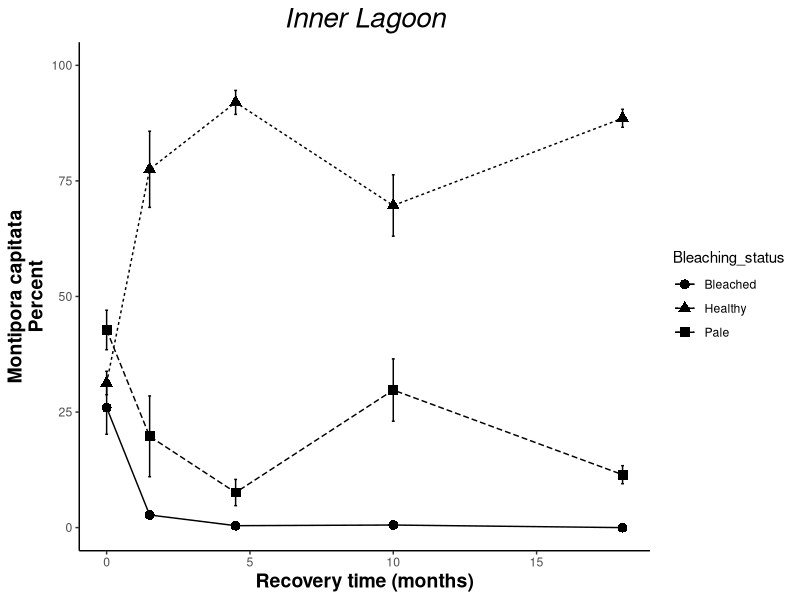
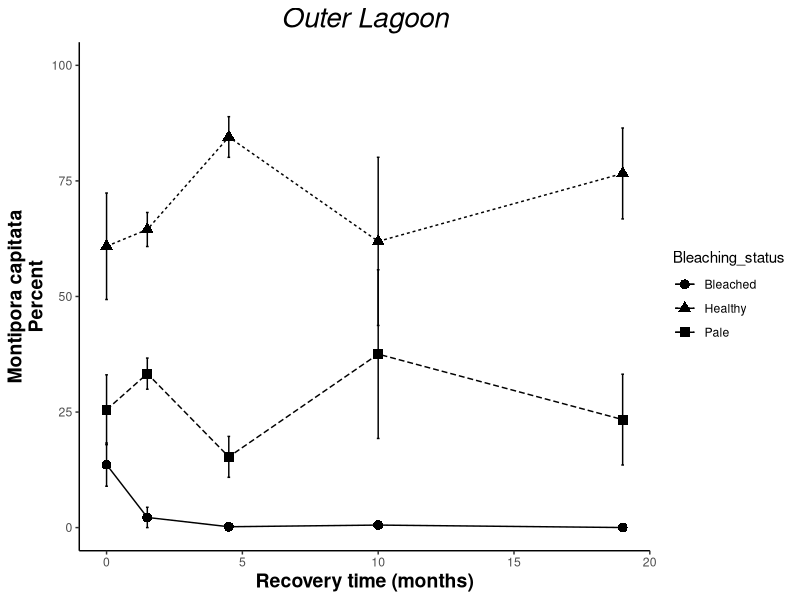
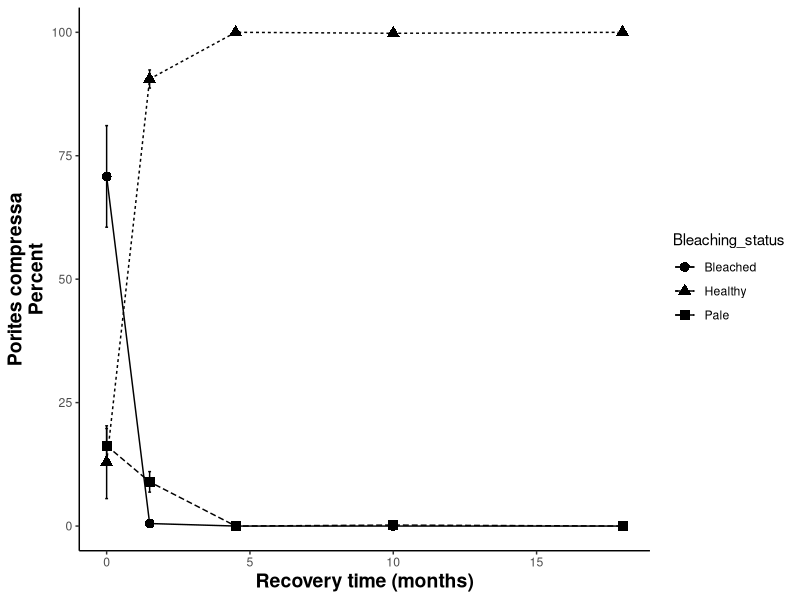
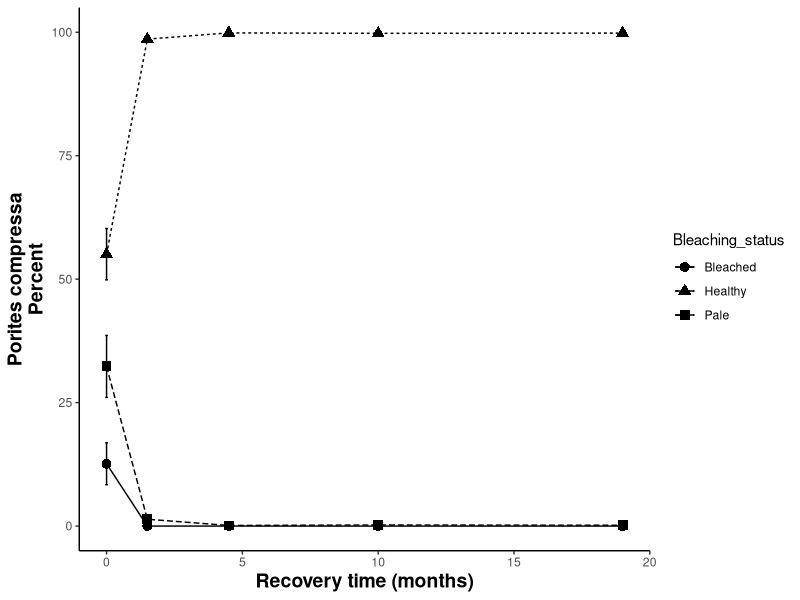
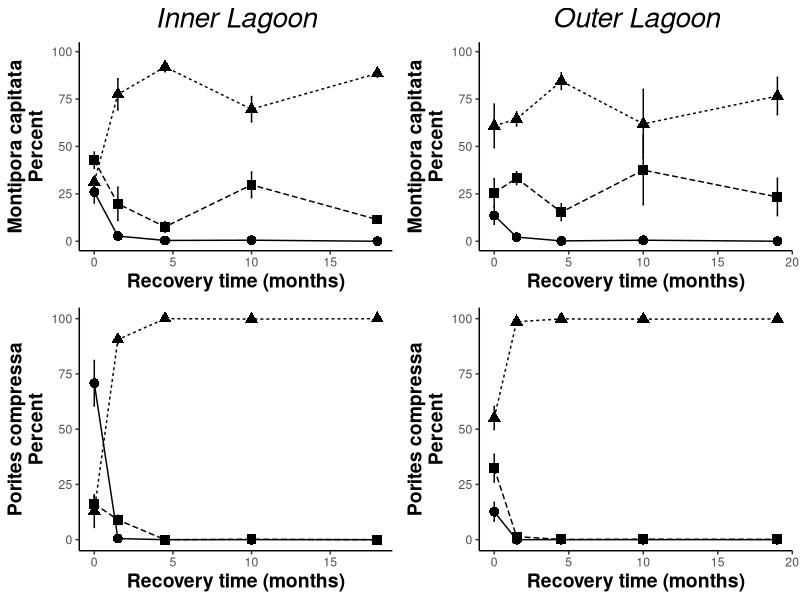
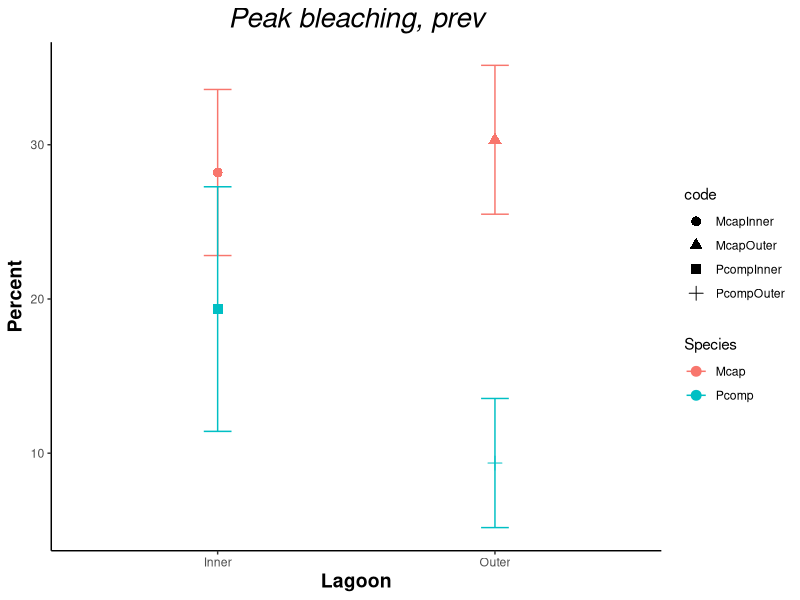

The R source for these figures, in order: (Note: this script raises an error after producing the figures.)
## ---- chunk 1
knitr::opts_chunk$set(echo = TRUE)
## ---- chunk 2
#rm(list=ls(all=TRUE)) 

library("reshape2") #reshape data
library("ggplot2") #plotting
library("reshape") #reshape data
library("plyr")  #splitting, applying, and combining data
library("dplyr")  #splitting, applying, and combining data
library("plotrix") #plotting
library("gridExtra") #arrange plots for output
library("car") #levenes test
library("lsmeans")
library(glmmTMB)
library(lme4)
library(lmerTest)
library(tidyverse)
## ---- chunk 3
#Setup workspace:
rData1<- read.csv("transect_data_20191022.csv", header=T) # load in transect data

# set levels of factor for Bleaching_status
levels(rData1$Bleaching_score)
rData1$BNB<-as.factor(rData1$BNB)
rData1$MonthFactor<-rData1$Month

#combine month 18 and 19 for end of experiment time point comparisons (<3 weeks apart)
rData1$MonthFactor[rData1$MonthFactor=="18"] <-"1819"
rData1$MonthFactor[rData1$MonthFactor=="19"] <-"1819"

rData1$MonthFactor <- factor(rData1$MonthFactor, levels=c("0", "1.5", "4.5","10","1819")) #specify order

## ---- chunk 4
# Calc. mean, sd,se  
repcol<-c("Species", "Reef", "Month","MonthFactor", "Bleaching_status","Percent")
  rDataPlot<-rData1[repcol]

# calc average  bleaching rate/month in %  per grouping
transectPlotmean <- ddply(rDataPlot, c("Species", "Reef", "Month","MonthFactor", "Bleaching_status"), summarise, 
                   N    = length(Percent[!is.na(Percent)]), #calculate the length of the data frame, excluding NA’s *this part is important*
                   mean = mean(Percent, na.rm=TRUE), #calculate mean of response variable, removing NA's
                   sd   = sd(Percent, na.rm=TRUE), #calculate standard deviation
                   se   = sd / sqrt(N), #calculate standard error
                   max = max(Percent, na.rm=TRUE) #calculate max, could also calculate min () if desired
)
#transectPlotmean #display table

transectPlotmean$code<-paste0(transectPlotmean$Species, transectPlotmean$Reef, transectPlotmean$Bleaching_status) #code for plotting
## ---- chunk 5
McapInner1<-subset(transectPlotmean, Species=="Mcap")
McapInner<-subset(McapInner1, Reef=="Inner")

 col_McapInner <- McapInner %>%   # do this to get height for your labels in the bars
  group_by(Month) %>%
 arrange(Month, desc(Bleaching_status)) %>%
 mutate(lab_ypos = cumsum(mean) - 0.5 * mean) 
col_McapInner

# set to 2 decimal places
col_McapInner[,'mean']=round(col_McapInner[,'mean'],2)

col_McapInner_plot<-ggplot(data=col_McapInner, aes(x=Month, y=mean, group = code, color=Bleaching_status)) + 
  geom_errorbar(aes(ymin=mean-se, ymax=mean+se),
                width=0.1)+
  geom_point(aes(shape=Bleaching_status), size=3)+
  geom_line(aes(color=Bleaching_status, linetype=Bleaching_status))+
  #scale_linetype_manual(values=c("solid", "dotted"))+
  scale_color_manual(values=c("black", "black","black"))+
  ylab("Montipora capitata\nPercent") +
    xlab("Recovery time (months)") + #Label the X Axis
    ylim(0, 100) + #set Y limits
  theme_bw() + #Set the background color
  theme(axis.line = element_line(color = 'black'), #Set the axes color
        axis.title=element_text(size=14,face="bold"), #Set axis format
        panel.border = element_blank(), #Set the border
        panel.grid.major = element_blank(), #Set the major gridlines
        panel.grid.minor = element_blank(), #Set the minor gridlines
        plot.background =element_blank(), #Set the plot background
        legend.key = element_blank()) + #Set plot legend key
  ggtitle("Inner Lagoon")+
          theme(plot.title = element_text(size=20,face = "italic",hjust = 0.5));col_McapInner_plot
McapInner<-col_McapInner_plot+ theme(legend.position = "none") #remove legend
## ---- chunk 6
McapOuter<-subset(McapInner1, Reef=="Outer")

 col_McapOuter <- McapOuter %>%   # do this to get height for your labels in the bars
  group_by(Month) %>%
 arrange(Month, desc(Bleaching_status)) %>%
 mutate(lab_ypos = cumsum(mean) - 0.5 * mean) 
col_McapOuter

# set to 2 decimal places
col_McapOuter[,'mean']=round(col_McapOuter[,'mean'],2)

col_McapOuter_plot<-ggplot(data=col_McapOuter, aes(x=Month, y=mean, group = code, color=Bleaching_status)) + 
  geom_errorbar(aes(ymin=mean-se, ymax=mean+se),
                width=0.1)+
  geom_point(aes(shape=Bleaching_status), size=3)+
  geom_line(aes(color=Bleaching_status, linetype=Bleaching_status))+
  #scale_linetype_manual(values=c("solid", "dotted"))+
  scale_color_manual(values=c("black", "black","black"))+
  ylab("Montipora capitata\nPercent") +
    xlab("Recovery time (months)") + #Label the X Axis
    ylim(0, 100) + #set Y limits
  theme_bw() + #Set the background color
  theme(axis.line = element_line(color = 'black'), #Set the axes color
        axis.title=element_text(size=14,face="bold"), #Set axis format
        panel.border = element_blank(), #Set the border
        panel.grid.major = element_blank(), #Set the major gridlines
        panel.grid.minor = element_blank(), #Set the minor gridlines
        plot.background =element_blank(), #Set the plot background
        legend.key = element_blank()) + #Set plot legend key
  ggtitle("Outer Lagoon")+
          theme(plot.title = element_text(size=20,face = "italic",hjust = 0.5));col_McapOuter_plot
McapOuter<-col_McapOuter_plot+ theme(legend.position = "none") #remove legend

## ---- chunk 7
PcompInner1<-subset(transectPlotmean, Species=="Pcomp")
PcompInner<-subset(PcompInner1, Reef=="Inner")

 col_PcompInner <- PcompInner %>%   # do this to get height for your labels in the bars
  group_by(Month) %>%
 arrange(Month, desc(Bleaching_status)) %>%
 mutate(lab_ypos = cumsum(mean) - 0.5 * mean) 
col_PcompInner

# set to 2 decimal places
col_PcompInner[,'mean']=round(col_PcompInner[,'mean'],2)

col_PcompInner_plot<-ggplot(data=col_PcompInner, aes(x=Month, y=mean, group = code, color=Bleaching_status)) + 
  geom_errorbar(aes(ymin=mean-se, ymax=mean+se),
                width=0.1)+
  geom_point(aes(shape=Bleaching_status), size=3)+
  geom_line(aes(color=Bleaching_status, linetype=Bleaching_status))+
  #scale_linetype_manual(values=c("solid", "dotted"))+
  scale_color_manual(values=c("black", "black","black"))+
  ylab("Porites compressa\nPercent") +
    xlab("Recovery time (months)") + #Label the X Axis
    ylim(0,100) + #set Y limits
  theme_bw() + #Set the background color
  theme(axis.line = element_line(color = 'black'), #Set the axes color
        axis.title=element_text(size=14,face="bold"), #Set axis format
        panel.border = element_blank(), #Set the border
        panel.grid.major = element_blank(), #Set the major gridlines
        panel.grid.minor = element_blank(), #Set the minor gridlines
        plot.background =element_blank(), #Set the plot background
        legend.key = element_blank()) + #Set plot legend key
  #ggtitle("Inner Lagoon")+
          theme(plot.title = element_text(size=20,face = "italic"));col_PcompInner_plot
PcompInner<-col_PcompInner_plot+ theme(legend.position = "none") #remove legend

## ---- chunk 8
PcompOuter<-subset(PcompInner1, Reef=="Outer")

 col_PcompOuter <- PcompOuter %>%   # do this to get height for your labels in the bars
  group_by(Month) %>%
 arrange(Month, desc(Bleaching_status)) %>%
 mutate(lab_ypos = cumsum(mean) - 0.5 * mean) 
col_PcompOuter

# set to 2 decimal places
col_PcompOuter[,'mean']=round(col_PcompOuter[,'mean'],2)

col_PcompOuter_plot<-ggplot(data=col_PcompOuter, aes(x=Month, y=mean, group = code, color=Bleaching_status)) + 
  geom_errorbar(aes(ymin=mean-se, ymax=mean+se),
                width=0.1)+
  geom_point(aes(shape=Bleaching_status), size=3)+
  geom_line(aes(color=Bleaching_status, linetype=Bleaching_status))+
  #scale_linetype_manual(values=c("solid", "dotted"))+
  scale_color_manual(values=c("black", "black","black"))+
  ylab("Porites compressa\nPercent") +
    xlab("Recovery time (months)") + #Label the X Axis
    ylim(0,100) + #set Y limits
  theme_bw() + #Set the background color
  theme(axis.line = element_line(color = 'black'), #Set the axes color
        axis.title=element_text(size=14,face="bold"), #Set axis format
        panel.border = element_blank(), #Set the border
        panel.grid.major = element_blank(), #Set the major gridlines
        panel.grid.minor = element_blank(), #Set the minor gridlines
        plot.background =element_blank(), #Set the plot background
        legend.key = element_blank()) + #Set plot legend key
  #ggtitle("Outer Lagoon")+
          theme(plot.title = element_text(size=20,face = "italic",hjust = 0.5));col_PcompOuter_plot
PcompOuter<-col_PcompOuter_plot+ theme(legend.position = "none") #remove legend

## ---- chunk 9
grid.arrange(McapInner, McapOuter, PcompInner,PcompOuter, nrow = 2)
## ---- chunk 10
rData2<-rData1[!(rData1$Bleaching_status=="Healthy"),]    # Remove Healthy 
rData2$code<-paste0(rData2$Species, rData2$Month, rData2$MonthFactor, rData2$Depth, rData2$Reef, rData2$Rep)#create a code for groups by Species, Month, Depth, Reef, Rep 
rData3<-rData2 %>% group_by(code) %>%summarise(sum=sum(Percent))# Group Data: combine P and B %s

# Match this back with data cols you want
rData3$Species<-rData2$Species[match(rData3$code, rData2$code)]
rData3$Month<-rData2$Month[match(rData3$code, rData2$code)]
rData3$Depth<-rData2$Depth[match(rData3$code, rData2$code)]
rData3$Reef<-rData2$Reef[match(rData3$code, rData2$code)]
rData3$Rep<-rData2$Rep[match(rData3$code, rData2$code)]
rData3$MonthFactor<-rData2$MonthFactor[match(rData3$code, rData2$code)]
rData3<-rData3[,c(1,3,5:8,2)]
rData3$Depth<-as.factor(rData3$Depth)
rData3$Rep<-as.factor(rData3$Rep)
## ---- chunk 11
ccData<-read.csv("benthicTransectCoralcover20191024.csv", header=T)
ccData$MonthFactor<-ccData$Month
ccData$MonthFactor[ccData$MonthFactor=="18"] <-"1819"
ccData$MonthFactor[ccData$MonthFactor=="19"] <-"1819"
ccData$MonthFactor <- factor(ccData$MonthFactor, levels=c("0", "1.5", "4.5","10","1819")) 
#specify order
ccData$Reef<-as.factor(ccData$Reef)
ccData$Depth<-as.factor(ccData$Depth)

# calc average  bleaching rate/month in %  per grouping
ccMeans <- ddply(ccData, c("Reef",  "Month"), summarise, 
                   N    = length(CoralCover[!is.na(CoralCover)]), #calculate the length of the data frame, excluding NA’s *this part is important*
                   mean = mean(CoralCover, na.rm=TRUE), #calculate mean of response variable, removing NA's
                   sd   = sd(CoralCover, na.rm=TRUE), #calculate standard deviation
                   se   = sd / sqrt(N), #calculate standard error
                   max = max(CoralCover, na.rm=TRUE) #calculate max, could also calculate min () if desired
)
ccMeans
## ---- chunk 12
CoralCoverMod<-lmer(CoralCover~Reef*MonthFactor+(1|Depth), ccData)
anova(CoralCoverMod, type=2)

#conduct Tukey post hoc test 
    emm = emmeans(CoralCoverMod, ~ Reef, adjust="tukey")
    #letter display
    pairs(emm)
## ---- chunk 13
#fullmodel, df=rData3
    Prev_transect_full<-lmer(sum~Reef*MonthFactor*Species+(1|Depth), data=rData3)
anova(Prev_transect_full, type=2)
    #conduct Tukey post hoc test 
    emm = emmeans(Prev_transect_full, ~ Reef*MonthFactor, adjust="tukey")
    #letter display
      pairs(emm) #Inner,0 - Outer,0  p  <.0001
    emm = emmeans(Prev_transect_full, ~ Species*MonthFactor, adjust="tukey")
    #letter display
    pairs(emm) 
    #Mcap,1.5 - Pcomp,1.5    p=  0.015
    #Mcap,4.5 - Pcomp,4.5    p=  0.7068
    #Mcap,10 - Pcomp,10      p=  0.0001
    #Mcap,1819 - Pcomp,1819  p=  0.1860
       
#plot
# calc average  bleaching rate/month in %  per grouping
transectPlotmeanprev <- ddply(rData3, c("Species", "Reef"), summarise, 
                   N    = length(sum[!is.na(sum)]), #calculate the length of the data frame, excluding NA’s *this part is important*
                   mean = mean(sum, na.rm=TRUE), #calculate mean of response variable, removing NA's
                   sd   = sd(sum, na.rm=TRUE), #calculate standard deviation
                   se   = sd / sqrt(N), #calculate standard error
                   max = max(sum, na.rm=TRUE) #calculate max, could also calculate min () if desired
)

transectPlotmeanprev$code<-paste0(transectPlotmeanprev$Species, transectPlotmeanprev$Reef)

prev_plot<-ggplot(data=transectPlotmeanprev, aes(x=Reef, y=mean, group = Species, color=Species)) + 
  geom_errorbar(aes(ymin=mean-se, ymax=mean+se),
                width=0.1)+
  geom_point(aes(shape=code), size=3)+
  #geom_line(aes(color=code, linetype=code))+
  #scale_linetype_manual(values=c("solid", "dotted"))+
  #scale_color_manual(values=c("black", "black","black"))+
  ylab("Percent") +
    xlab("Lagoon") + #Label the X Axis
    #ylim(1, 3) + #set Y limits
  theme_bw() + #Set the background color
  theme(axis.line = element_line(color = 'black'), #Set the axes color
        axis.title=element_text(size=14,face="bold"), #Set axis format
        panel.border = element_blank(), #Set the border
        panel.grid.major = element_blank(), #Set the major gridlines
        panel.grid.minor = element_blank(), #Set the minor gridlines
        plot.background =element_blank(), #Set the plot background
        legend.key = element_blank()) + #Set plot legend key
  ggtitle("Peak bleaching, prev")+
          theme(plot.title = element_text(size=20,face = "italic",hjust = 0.5));prev_plot
## ---- chunk 14
#bleached
prevWhite<-subset(rData1, Bleaching_status=="Bleached")

WhiteMod<-lmer(Percent~Species*Reef*MonthFactor+(1|Depth),prevWhite)
anova(WhiteMod, type=2)
  #conduct Tukey post hoc test 
    emm = emmeans(WhiteMod, ~ Reef, adjust="tukey")
    #letter display
    cld(emm)
  #conduct Tukey post hoc test 
    emm = emmeans(WhiteMod, ~ Reef*Species*MonthFactor, adjust="tukey")
    #letter display
    cld(emm)
    pairs(emm)
   # Inner,Mcap,0 - Inner,Pcomp,0    p= <.0001
    #Outer,Mcap,0 - Outer,Pcomp,0    p= 1.0000
## ---- chunk 15
rData4<-rData2 #make a copy of rData2
rData4$Depth<-as.factor(rData4$Depth)
rData4$Rep<-as.factor(rData4$Rep)

rData4$sum<-rData3$sum[match(rData4$code, rData3$code)] # add the sum row by code to get sum of W+P
rData4$newPer<-rData4$Percent/rData4$sum # Make new row of new percents which is W%/(W%+P%)
rData4<-subset(rData4, Bleaching_status=="Bleached") # get rid of Pale

# calc average  bleaching rate/month in %  per grouping
rMeans <- ddply(rData4, c("Species", "Reef", "Month", "Bleaching_status"), summarise, 
                   N    = length(newPer[!is.na(newPer)]), #calculate the length of the data frame, excluding NA’s *this part is important*
                   mean = mean(newPer, na.rm=TRUE), #calculate mean of response variable, removing NA's
                   sd   = sd(newPer, na.rm=TRUE), #calculate standard deviation
                   se   = sd / sqrt(N), #calculate standard error
                   max = max(newPer, na.rm=TRUE) #calculate max, could also calculate min () if desired
)

## ---- chunk 16
#full model
SeverityMod<-lmer(newPer~Species*Reef*MonthFactor+(1|Depth),rData4)
anova(SeverityMod, type="2")

 #conduct Tukey post hoc test 
    emm = emmeans(SeverityMod, ~ Species*MonthFactor*Reef, adjust="tukey")
    #letter display
    cld(emm)
    pairs(emm) 
    #Mcap,0,Inner - Pcomp,0,Inner        -0.428518 0.0789 41.0 -5.432  0.0004 
    #Mcap,0,Outer - Pcomp,0,Outer         0.044986 0.0789 41.0  0.570  1.0000
 #conduct Tukey post hoc test 
    emm = emmeans(SeverityMod, ~ Reef*Species*MonthFactor, adjust="tukey")
    #letter display
    pairs(emm)   
    #post hoc
    #Mcap,0,Outer - Pcomp,0,Outer         0.044986 0.0789 41.0  0.570  1.0000
    #Mcap,0,Inner - Pcomp,0,Inner        -0.428518 0.0789 41.0 -5.432  0.0004
    #Pcomp,0,Inner - Pcomp,0,Outer        0.515064 0.0789 41.0  6.529  <.0001 
    #Mcap,0,Inner - Mcap,0,Outer          0.041560 0.0789 41.0  0.527  1.0000
